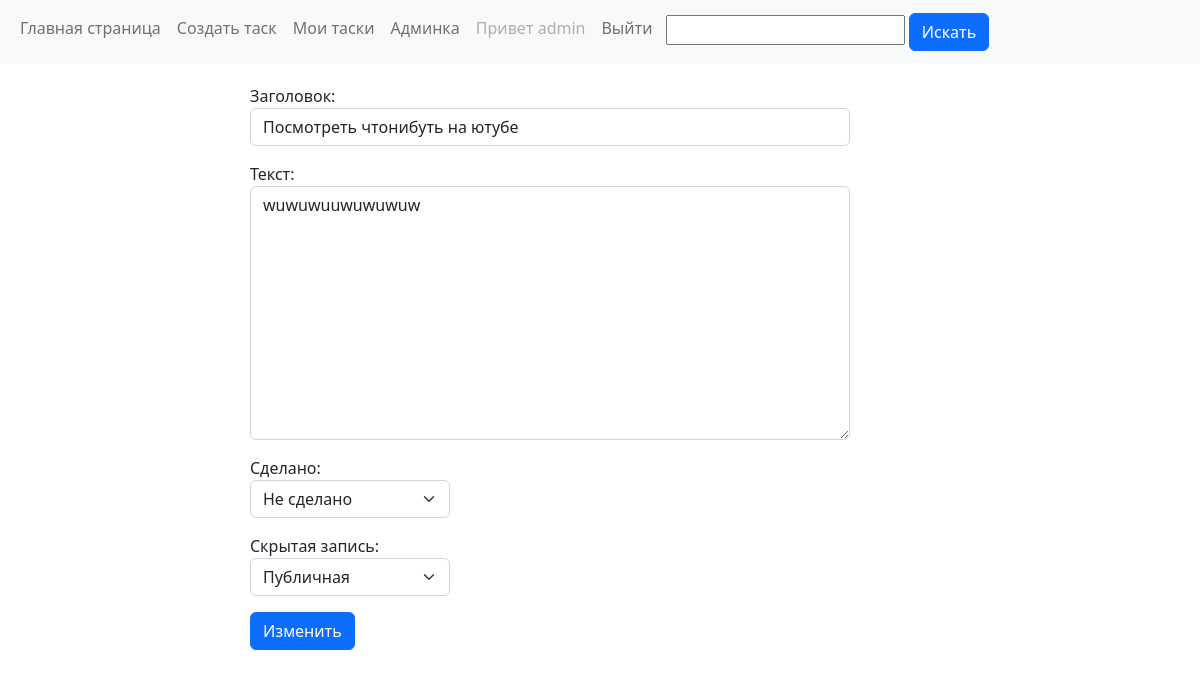
Screenshot of /update/40 (signed in) with the database file from the repository.
### main/models.py (models this page shows, shortened)
class Note(Model):
    CHOICE = (('Сделано', 'Сделано'),
              ('Не cделано', 'Не cделано'))
    CHOICE_2 = (('Публичная', 'Публичная'),
                ('Приватная', 'Приватная'))
    author = ForeignKey(User, on_delete=CASCADE, default=None)
    title = CharField('Заголовок', max_length=50)
    text = TextField('Текст', blank=True)
    done = CharField('Сделано', max_length=20, choices=CHOICE)
    create_date = DateTimeField('Дата создания', auto_now_add=True)
    hidden = CharField('Приватная запись', max_length=20, choices=CHOICE_2, default='Публичная', blank=True)
    class Meta:
        db_table = 'note'
        verbose_name = 'Таск'
        verbose_name_plural = 'Таски'

### main/views.py (the view)
# urls.py: path('update/<int:id>', update_task_view, name='update'),
def update_task_view(request, id):
    try:
        note = Note.objects.get(id=id)
        if note.author == request.user:
            if request.method == 'POST':
                note.title = request.POST.get('title')
                note.text = request.POST.get('text')
                note.done = request.POST.get('done')
                note.hidden = request.POST.get('hidden')
                note.save()
                return redirect('main')
            else:
                context = {'note': note,
                           'title': f'Редактировать таск №{note.id}'}
                return render(request, 'main/update.html', context)
        else:
            return HttpResponse('Отказано в доступе')
    except Exception:
        return HttpResponse('Error')

### main/templates/main/update.html (shortened to what this page needs)
{% extends 'main/base.html' %}
{% block content %}
<form class="form_create" method="post">
    <p>
        <label>Заголовок:</label>
        <input class='form-control' type="text" name="title" value="{{note.title}}"/>
    </p>
    <p>
        <label>Текст:</label>
        <textarea class='form-control' cols="40" rows="10" type="text" name="text"
                  value="{{note.text}}">{{note.text}}</textarea>
    </p>
    <p>
        <label>Сделано:</label>
        <select class="form-select" name="done">
            {% if note.done == 'Не cделано' %}
            <option value="Не cделано">Не сделано</option>
            {% else %}
            <option value="Сделано">Сделано</option>
            <option value="Не cделано">Не сделано</option>
            {% endif %}
        </select>
    </p>
    <p>
        <label>Скрытая запись:</label>
        <select class="form-select" name="hidden">
            {% if note.hidden == 'Публичная' %}
            <option value="Публичная">Публичная</option>
            {% else %}
            <option value="Приватная">Приватная</option>
            <option value="Публичная">Публичная</option>
            {% endif %}
        </select>
    </p>
    <button class="btn btn-primary" type="submit">Изменить</button>
</form>
{% endblock %}

### main/templates/main/nav.html (shortened to what this page needs)
<nav class="navbar navbar-expand-lg bg-light">
    <div class="container-fluid">
        <div class="collapse navbar-collapse" id="navbarNav">
            <ul class="navbar-nav">
                <li class="nav-item">
                    <a class="nav-link" href="{% url 'main' %}">Главная страница</a>
                </li>
                {% if user.is_authenticated %}
                <li class="nav-item">
                    <a class="nav-link" href="{% url 'create' %}">Создать таск</a>
                </li>
                <li class="nav-item">
                    <a class="nav-link" href="{% url 'self_tasks' %}">Мои таски</a>
                </li>
                {% endif %}
                {% if user.is_staff %}
                <li class="nav-item">
                    <a class="nav-link" href="/admin/">Админка</a>
                </li>
                {% endif %}
                {% if user.is_authenticated %}
                <li class="nav-item">
                    <a class="nav-link disabled">Привет {{user}}</a>
                </li>
                <li class="nav-item">
                    <a class="nav-link" href="{% url 'logout' %}">Выйти</a>
                </li>
                {% endif %}
                <li class="nav-item">
                    <form class='nav_form' method="get">
                        <input type="text" name="search"/>
                        <button type="submit" class="btn btn-primary">Искать</button>
                    </form>
                </li>
            </ul>
        </div>
    </div>
</nav>

### main/static/main/css/style.css (style rules this page uses)
.form-control { width: 600px; }
.form_create { width: 700px; margin: 20px auto 20px auto; }
.nav_form { margin:0; padding:5px; }
.form-select { width: 200px; }

### rows the page displays
Note: title "Посмотреть чтонибуть на ютубе", text "wuwuwuuwuwuwuw", done "Не сделано", hidden "Публичная"

### other values shown
{{ user }} "admin"
